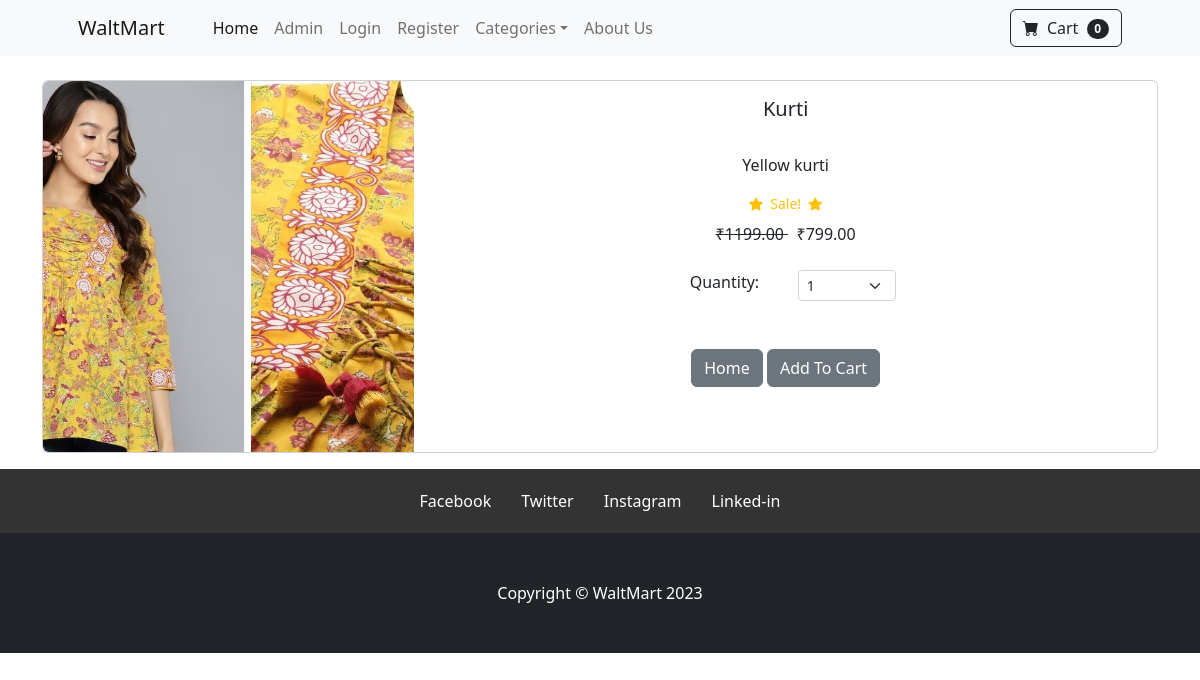
The app's page /product/3 with its own data.
### store/models.py (models this page shows, shortened)
class Product(models.Model):
    name = models.CharField(max_length=100)
    price = models.DecimalField(default=0, decimal_places=2, max_digits=6)
    category = models.ForeignKey(Category, on_delete=models.CASCADE, default=1)
    description = models.CharField(max_length=250, default='', blank=True, null=True)
    image = models.ImageField(upload_to='uploads/product/')
    is_sale = models.BooleanField(default=False)
    sale_price = models.DecimalField(default=0, decimal_places=2, max_digits=6)

### store/views.py (the view)
# urls.py: path('product/<int:pk>', views.product, name='product'),#pk = > passing primary key to url
def product(request, pk):
    product = Product.objects.get(id=pk)
    return render(request, 'product.html', {'product': product})

### cart/cart.py (called while the page is built)
	def __len__(self):
		return len(self.cart)

### cart/context_processors.py (called while the page is built)
def cart(request):
	return {'cart': Cart(request)}

### templates/product.html (shortened to what this page needs)
{% extends 'base.html' %}
{% block content %}
<div class="container">
<br/>
<div class="card mb-3">
  <div class="row g-0">
    <div class="col-md-4">
      <img src="{{ product.image.url }}" class="img-fluid rounded-start" alt="...">
    </div>
    <div class="col-md-8">
      <div class="card-body">
        <center>
        <h5 class="card-title">{{ product.name }}</h5>
        <br/>
        <p class="card-text justified">{{ product.description }}</p>
        {% if product.is_sale %}
        <div class="d-flex justify-content-center small text-warning mb-2">
                <div class="bi-star-fill"></div>
                &nbsp;&nbsp;Sale!&nbsp;&nbsp;
                <div class="bi-star-fill"></div>
                </div>
                <strike>
                ₹{{ product.price }}
                </strike>
                &nbsp;
                ₹{{ product.sale_price }}
        {% else %}
            ₹{{ product.price }}
        {% endif %}
            <br/><br/>
<div class="row justify-content-center">
    <div class="col-md-2">Quantity:</div>
                <div class="col-md-2">
                <select class="form-select form-select-sm" id="qty-cart">
                  <option value="1">1</option>
                </select>
                </div>
            </div>
            <br/><br/>
        <a href="{% url 'index'%}" class="btn btn-secondary">Home</a>
       <button type="button" value="{{ product.id }}" class="btn btn-secondary" id="add-cart">Add To Cart</button>
    </center>
      </div>
    </div>
  </div>
</div>
</div>
{% endblock %}

### records on screen
Product: image (picture), name "Kurti", description "Yellow kurti", price "1199.00", sale_price "799.00"

### other values on screen
{{ cart|length }} "0"
